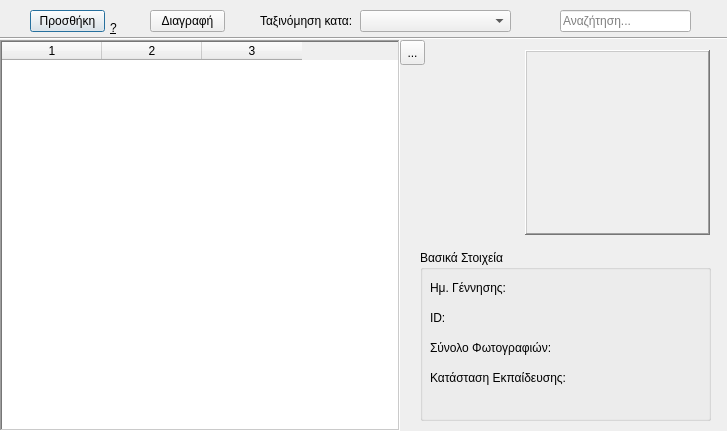
<?xml version="1.0" encoding="UTF-8"?>
<ui version="4.0">
 <class>CatalogDialog</class>
 <widget class="QDialog" name="CatalogDialog">
  <property name="geometry">
   <rect>
    <x>0</x>
    <y>0</y>
    <width>727</width>
    <height>431</height>
   </rect>
  </property>
  <property name="font">
   <font>
    <underline>false</underline>
   </font>
  </property>
  <property name="windowTitle">
   <string>Κατάλογος Ατόμων</string>
  </property>
  <property name="windowIcon">
   <iconset>
    <normaloff>res/icons/id.png</normaloff>res/icons/id.png</iconset>
  </property>
  <widget class="Line" name="line_2">
   <property name="geometry">
    <rect>
     <x>-10</x>
     <y>30</y>
     <width>771</width>
     <height>16</height>
    </rect>
   </property>
   <property name="orientation">
    <enum>Qt::Horizontal</enum>
   </property>
  </widget>
  <widget class="QLabel" name="sortLabel">
   <property name="geometry">
    <rect>
     <x>260</x>
     <y>10</y>
     <width>101</width>
     <height>22</height>
    </rect>
   </property>
   <property name="text">
    <string>Ταξινόμηση κατα:</string>
   </property>
  </widget>
  <widget class="QComboBox" name="sortComboBox">
   <property name="geometry">
    <rect>
     <x>360</x>
     <y>10</y>
     <width>151</width>
     <height>22</height>
    </rect>
   </property>
  </widget>
  <widget class="QPushButton" name="addButton">
   <property name="geometry">
    <rect>
     <x>30</x>
     <y>10</y>
     <width>75</width>
     <height>22</height>
    </rect>
   </property>
   <property name="text">
    <string>Προσθήκη</string>
   </property>
  </widget>
  <widget class="QLineEdit" name="searchLineEdit">
   <property name="geometry">
    <rect>
     <x>560</x>
     <y>10</y>
     <width>131</width>
     <height>22</height>
    </rect>
   </property>
   <property name="placeholderText">
    <string>Αναζήτηση...</string>
   </property>
  </widget>
  <widget class="QLabel" name="pathLabel">
   <property name="geometry">
    <rect>
     <x>110</x>
     <y>20</y>
     <width>16</width>
     <height>16</height>
    </rect>
   </property>
   <property name="font">
    <font>
     <underline>true</underline>
    </font>
   </property>
   <property name="cursor">
    <cursorShape>WhatsThisCursor</cursorShape>
   </property>
   <property name="text">
    <string>?</string>
   </property>
  </widget>
  <widget class="QGroupBox" name="groupBox">
   <property name="geometry">
    <rect>
     <x>420</x>
     <y>250</y>
     <width>291</width>
     <height>171</height>
    </rect>
   </property>
   <property name="title">
    <string>Βασικά Στοιχεία</string>
   </property>
   <widget class="QLabel" name="label_3">
    <property name="geometry">
     <rect>
      <x>10</x>
      <y>30</y>
      <width>81</width>
      <height>16</height>
     </rect>
    </property>
    <property name="text">
     <string>Ημ. Γέννησης:</string>
    </property>
   </widget>
   <widget class="QLabel" name="label_4">
    <property name="geometry">
     <rect>
      <x>10</x>
      <y>60</y>
      <width>81</width>
      <height>16</height>
     </rect>
    </property>
    <property name="text">
     <string>ID:</string>
    </property>
   </widget>
   <widget class="QLabel" name="birthLabel">
    <property name="geometry">
     <rect>
      <x>170</x>
      <y>30</y>
      <width>111</width>
      <height>16</height>
     </rect>
    </property>
    <property name="text">
     <string/>
    </property>
   </widget>
   <widget class="QLabel" name="idLabel">
    <property name="geometry">
     <rect>
      <x>170</x>
      <y>60</y>
      <width>111</width>
      <height>16</height>
     </rect>
    </property>
    <property name="text">
     <string/>
    </property>
   </widget>
   <widget class="QLabel" name="label_5">
    <property name="geometry">
     <rect>
      <x>10</x>
      <y>90</y>
      <width>131</width>
      <height>16</height>
     </rect>
    </property>
    <property name="text">
     <string>Σύνολο Φωτογραφιών:</string>
    </property>
   </widget>
   <widget class="QLabel" name="label_6">
    <property name="geometry">
     <rect>
      <x>10</x>
      <y>120</y>
      <width>151</width>
      <height>16</height>
     </rect>
    </property>
    <property name="text">
     <string>Κατάσταση Εκπαίδευσης:</string>
    </property>
   </widget>
   <widget class="QLabel" name="trainedStatusLabel">
    <property name="geometry">
     <rect>
      <x>170</x>
      <y>120</y>
      <width>111</width>
      <height>16</height>
     </rect>
    </property>
    <property name="text">
     <string/>
    </property>
   </widget>
   <widget class="QLabel" name="datasetLabel">
    <property name="geometry">
     <rect>
      <x>170</x>
      <y>90</y>
      <width>111</width>
      <height>16</height>
     </rect>
    </property>
    <property name="text">
     <string/>
    </property>
   </widget>
  </widget>
  <widget class="QTableWidget" name="catalogTableWidget">
   <property name="geometry">
    <rect>
     <x>0</x>
     <y>40</y>
     <width>400</width>
     <height>391</height>
    </rect>
   </property>
   <property name="frameShape">
    <enum>QFrame::WinPanel</enum>
   </property>
   <property name="frameShadow">
    <enum>QFrame::Sunken</enum>
   </property>
   <property name="showGrid">
    <bool>false</bool>
   </property>
   <property name="columnCount">
    <number>3</number>
   </property>
   <column/>
   <column/>
   <column/>
  </widget>
  <widget class="QFrame" name="frame">
   <property name="geometry">
    <rect>
     <x>525</x>
     <y>50</y>
     <width>185</width>
     <height>185</height>
    </rect>
   </property>
   <property name="layoutDirection">
    <enum>Qt::LeftToRight</enum>
   </property>
   <property name="frameShape">
    <enum>QFrame::WinPanel</enum>
   </property>
   <property name="frameShadow">
    <enum>QFrame::Raised</enum>
   </property>
   <property name="lineWidth">
    <number>1</number>
   </property>
   <widget class="QLabel" name="pictureLabel">
    <property name="geometry">
     <rect>
      <x>1</x>
      <y>2</y>
      <width>180</width>
      <height>180</height>
     </rect>
    </property>
    <property name="text">
     <string/>
    </property>
   </widget>
  </widget>
  <widget class="QToolButton" name="refreshTableButton">
   <property name="geometry">
    <rect>
     <x>400</x>
     <y>40</y>
     <width>25</width>
     <height>25</height>
    </rect>
   </property>
   <property name="text">
    <string>...</string>
   </property>
   <property name="icon">
    <iconset>
     <normaloff>res/icons/refresh.png</normaloff>res/icons/refresh.png</iconset>
   </property>
  </widget>
  <widget class="QPushButton" name="deleteButton">
   <property name="geometry">
    <rect>
     <x>150</x>
     <y>10</y>
     <width>75</width>
     <height>22</height>
    </rect>
   </property>
   <property name="text">
    <string>Διαγραφή</string>
   </property>
  </widget>
 </widget>
 <resources/>
 <connections/>
</ui>
